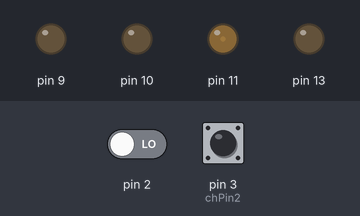
This sketch was run on a simulated Arduino Uno, built with avr-gcc and run on an emulated ATmega328P. Shown: output pins drawn as LEDs (lit = HIGH). Dashed ring = blinking. The inputs (shaded band) are chosen by the test bench; at power-on: pin 3 (chPin2) LOW, pin 2 LOW.

Above: at 11.2 s.
11.3 s: pin 3 (chPin2) pulsed HIGH 2 times (0.12 s each, 0.3 s apart)
At 11.54 s:
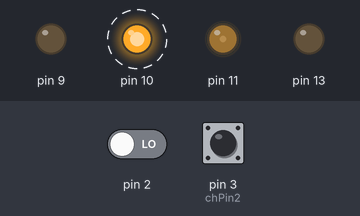
At 11.97 s:
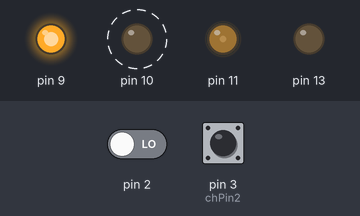
Timing chart, 0 to 12.1 s (numbered marks = the images above; inputs shaded):
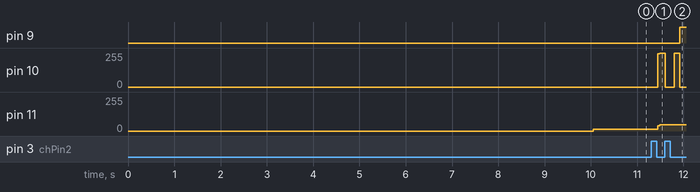

Measured:
- after the input at 11.3 s, pin 9: LOW → HIGH after 0.62 s; pin 10: alternates 255/255 for 0.14 s and 0/255 for 0.20 s, starting after 0.15 s; pin 11: 13/255 → 48/255 after 0.15 s

The sketch:

ailerons_state_interrupt.ino
```cpp
/* Ailerons state machine
            Serial.print(mid_point);

Pilotare un LED RGB in base al canale degli alettoni:
Questo sketch usa 2 interrupts per thr e alettoni.

INPUT:
PIN 2   : throttle
PIN 3   : alettoni

OUTPUT:
RGB Alettoni
Motore PWM

FSM per alettoni
= 3 stati + 2 transizioni:
- piatto
- roll a sx
- roll a dx
- piatto -> sx
- piatto -> dx


TODO:
* clean up magic numbers

*/

#include <common.h>
#define dEBUG

// Variabili per interrupt 0 si PIN 2
volatile unsigned int thr = 1500; // Valore computato
volatile unsigned int chStart2 = 1500; // Inizio rilevamento

// Variabili per interrupt 1 su PIN 3
volatile unsigned int ail = 1500; // Valore computato
volatile unsigned int chStart3 = 1500; // Inizio rilevamento

// Variabili per autocalibrazione 0
const byte chPin2 = 3; // PIN per la calibrazione
int mid_point2 = 1500;


// Variabili:
unsigned long currentMillis; // timestamp reference per millis per tutto il loop

Pwm motore = 11;

// Un LED RGB
RGBLed ailerons(11,10,9,255); // Common Cat

// Transizione: Pwm
Lampeggiatore sxLamp(10); // Lampeggiatore
Lampeggiatore dxLamp(9); // Lampeggiatore


// Variabili per lettura canale servo
byte ailPin = 3; // Calibrazione

// Vars Alettoni
int mid_point = 1560 ; // centro del segnale, trimmato nel setup
const int deviation = 50 ; // deviazione dal punto medio
        //per entrare nello stato successivo dal centro


// FSM gestione alettoni
enum  { // Stati della FMS
    middle,   // centrale
    sxin,     // transizione a sx
    sx,       // sx
    dxin,     // transizione a dx
    dx        // dx
} ailstate  = middle;

// Vars FSM
unsigned long FSM_lastMillis = 0 ; // Timestamp per la FSM degli alettoni
unsigned long pausa = 500;  // Pausa per la transizione durante gli stati 2, 4 della FSM

///////////////////////////////////////////////////////////
void setup() {


#ifdef DEBUG
   Serial.begin(9600);
#endif

    attachInterrupt(0, chRise2, RISING); // PIN 2 su 328p / 168
    attachInterrupt(1, chRise3, RISING); // PIN 3 su 328p / 168


// Funzione relativa a calibrazione:
mid_point =  calibraTrim(ailPin) + 10 ; // + LED di servizio per monitor calibrazione
//Serial.print(mid_point);
//while(1) {
//}
}

void loop() {
    currentMillis = millis(); // Timestamp per tutto il loop

    switch (ailstate) {
    case middle:
        ailerons.White();
        // Alettoni piatti
        if (ail > mid_point + deviation + deviation /3) {
            // extra margine per avere un po' di gioco
            ailstate = sxin;
            FSM_lastMillis = currentMillis;
        }
        else if (ail < mid_point - deviation - deviation / 3) {
            ailstate = dxin;
            FSM_lastMillis = currentMillis ;
        } ;
        break;

    case sxin:
        // Transizione a sx
        sxLamp.Blink(200);
        if (currentMillis - pausa > FSM_lastMillis ) {
            ailstate = sx;
        }
        break;

    case sx:
        ailerons.Green();
        if (ail < mid_point + deviation) {
            ailstate = middle;
        }
        else if (ail < mid_point - deviation) {
            FSM_lastMillis = currentMillis;
            ailstate = dxin;
        } ;
        break;

    case dxin:
        // Transizione a dx
        dxLamp.Blink(200);
        if (currentMillis - pausa > FSM_lastMillis ) {
            ailstate = dx;
        }
        break;

    case dx:
        ailerons.Blue();
        if (ail > mid_point - deviation) {
            ailstate = middle;
        }
        else if (ail > mid_point + deviation) {
            FSM_lastMillis = currentMillis;
            ailstate = dxin;
        } ;
        break;
    }

// PWM Motore
motore.lSet((thr - 980) / 4); // 980 = minimo

#ifdef DEBUG
Serial.print((thr - 980) / 4);
    Serial.print("\tail: ");
    Serial.print(ail);
    Serial.print("\t ailstate:");
    Serial.println(ailstate);
#endif
}
// Functions
void chRise2() {
    attachInterrupt(0, chFall2, FALLING);
    chStart2 = micros();
}

void chFall2() {
    attachInterrupt(0, chRise2, RISING);
    thr = micros() - chStart2;
}
// Seconod iterrupt
void chRise3() {
    attachInterrupt(1, chFall3, FALLING);
    chStart3 = micros();
}

void chFall3() {
    attachInterrupt(1, chRise3, RISING);
    ail = micros() - chStart3;
}
```
